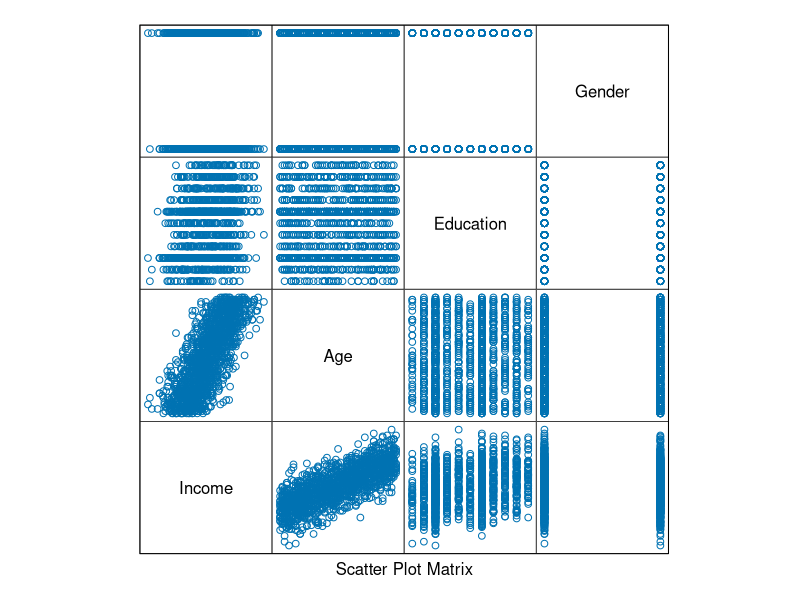
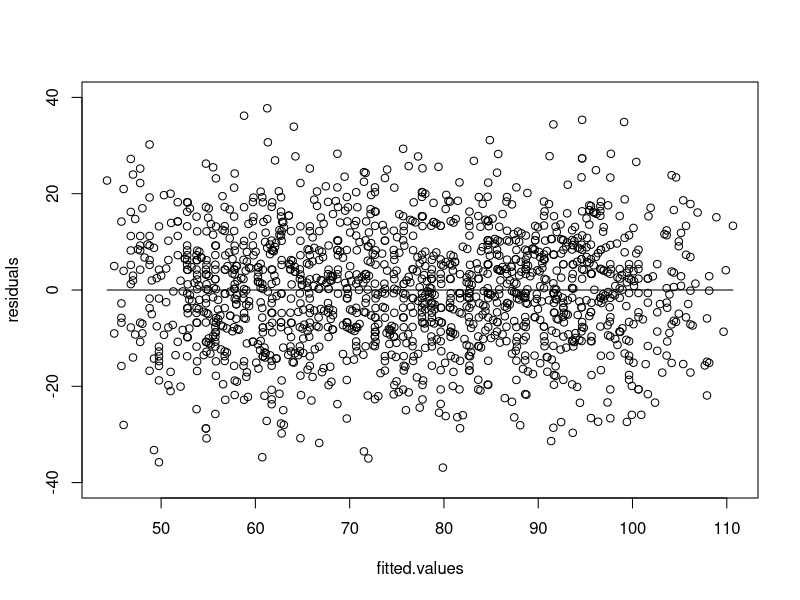
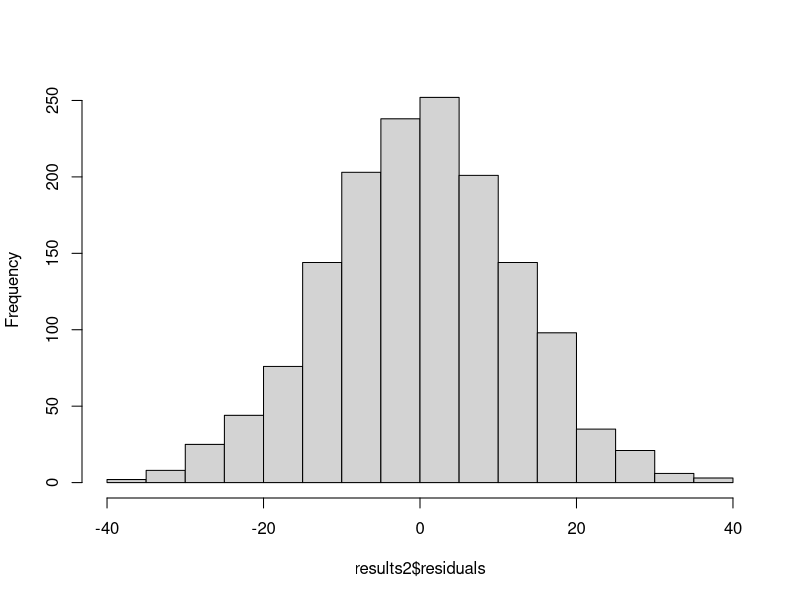
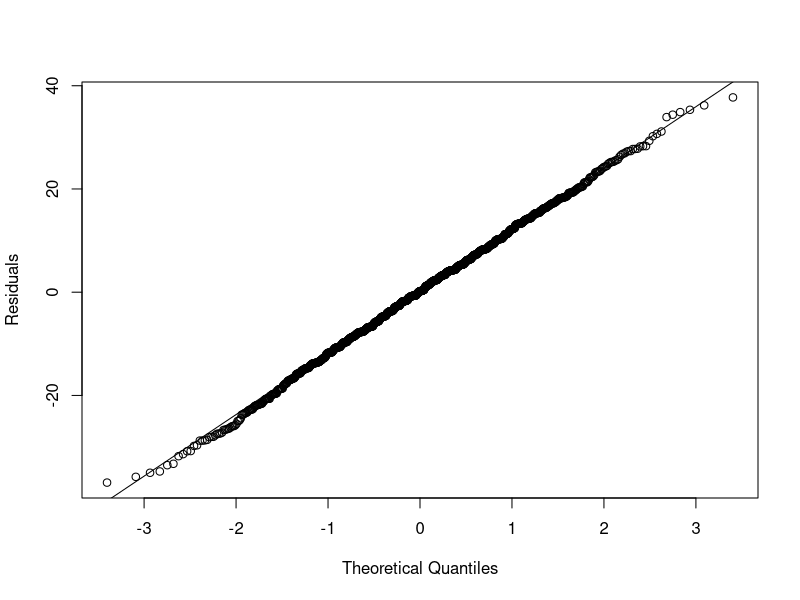

Here is the R script that generated these plots, in order:
###############################################################
# This code covers the code presented in 
# Section 6.1 Linear Regression
###############################################################

###############################################################
# Section 6.1.2
###############################################################

# Example in R

income_input = as.data.frame(  read.csv("income.csv")   )
income_input[1:10,]

summary(income_input)

library(lattice)

splom(~income_input[c(2:5)],  groups=NULL, data=income_input, 
      axis.line.tck = 0,
      axis.text.alpha = 0)

results <- lm(Income~Age + Education + Gender, income_input)
summary(results)

results2 <- lm(Income ~ Age + Education, income_input)
summary(results2)

###############################################################
# this code from the text is for illustrative purposes only
# the income_input variable does not contain the U.S. states
#results3 <- lm(Income~Age + Education,
#               + Alabama,
#               + Alaska,
#               + Arizona,
#               .
#               .
#               .
#               + WestVirginia,
#               + Wisconsin,
#               income_input)
###############################################################

# compute confidence intevals for the model parameters
confint(results2, level = .95)

# compute a confidence interval on the expected income of a person
Age <- 41
Education <- 12
new_pt <- data.frame(Age, Education)

conf_int_pt <- predict(results2, new_pt, level=.95, interval="confidence")
conf_int_pt 

# compute a prediction interval on the income of the same person
pred_int_pt <- predict(results2, new_pt, level=.95, interval="prediction")
pred_int_pt

###############################################################
# section 6.1.3 Diagnostics 
###############################################################

with(results2, {
  plot(fitted.values, residuals,ylim=c(-40,40) )
  points(c(min(fitted.values),max(fitted.values)), c(0,0), type = "l")})

hist(results2$residuals, main="")

qqnorm(results2$residuals, ylab="Residuals", main="")
qqline(results2$residuals) 


